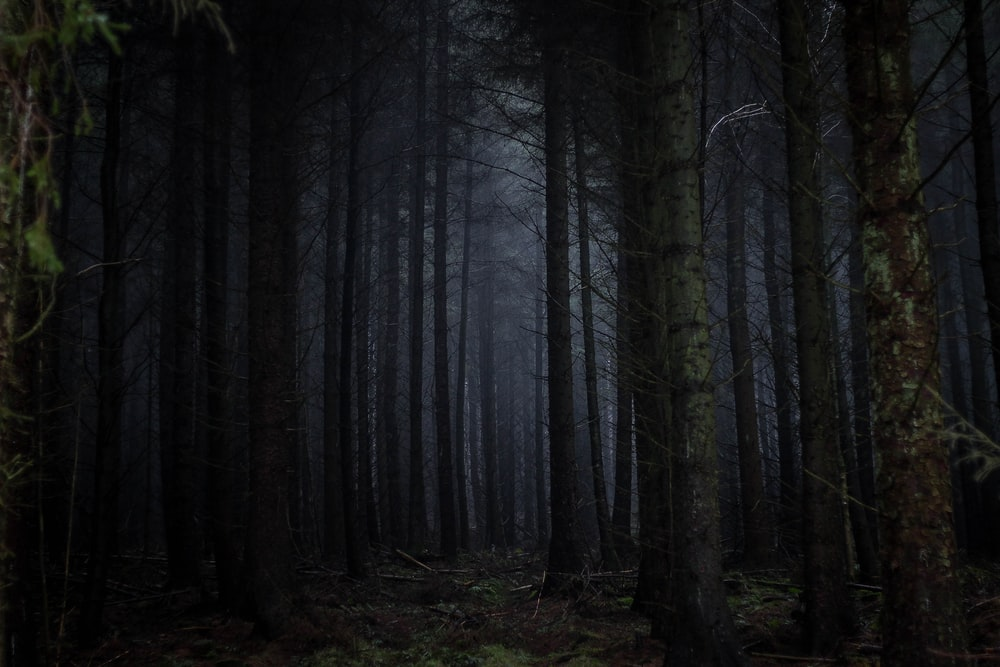
#> input picture 2. Computer Vision Basics and Image Augmentations/resources/histogram.jpg, 1000 x 667 px
$ jupyter execute --allow-errors '2.4 Histograms.ipynb'
#> lines starting #> are read from the running program, lines starting #| are printed output that depends on the picture
# 2.4 Histograms Tutorial
By Pac Hung and Zac Todd

The image used in this tutoial is large so examples maybe take a couple of secounds to run.

[cell 1]
import os
import math
import cv2
import numpy as np
import matplotlib.pyplot as plt


# Increase output size of images viewer
plt.rcParams['figure.figsize'] = [19, 10]


IMAGES_DIR = f"{os.getcwd()}/resources"

[cell 2]
img = plt.imread(f"{IMAGES_DIR}/histogram.jpg")
#> img is the input picture: shape (667, 1000, 3); mean R, G, B 20.4, 21, 22
plt.imshow(img)
plt.show()

Below is the histogram of the image in grey scale.

[cell 3]
def draw_gray_hist(img, title='original'):
#> called with title = 'original'
    gray_img = cv2.cvtColor(img, cv2.COLOR_RGB2GRAY)
    h, w = gray_img.shape[:2]
    pixelSequence = gray_img.reshape([h * w, ])
    numberBins = 256
    histogram, bins, patch = plt.hist(pixelSequence, numberBins,
                                      facecolor='black', histtype='bar')
#> histogram = 256 values, max 24332 at index 15, min 0 at index 3, mean 2605.5; bins = 257 values from 0 to 178; patch = 256 items
    plt.xlabel("gray label")
    plt.ylabel("number of pixels")
    plt.title(title)
    plt.axis([0, 255, 0, np.max(histogram)])
    plt.show()
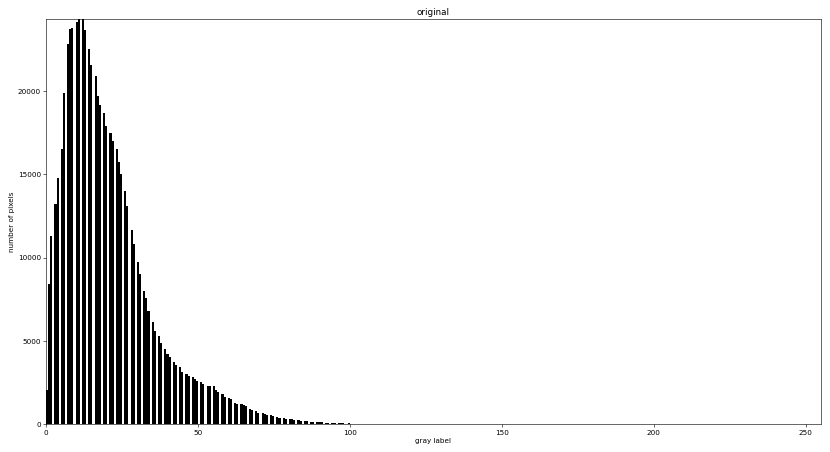
#> figure drawn by matplotlib, 1 panel; tallest bar 24332 high, from x = 10.43 to 11.12


draw_gray_hist(img)

[cell 4]
def histogram_transform(img, transform_func):
    '''
    Implement histogram transformation for each color channel of a image
    :param img: 3 channel image
    :param transform_func: histogram transformation function to be used
    :return: image after histogram transformation
    '''
    # implement histogram transformation for each color channel
    r = img[:, :, 0]
    g = img[:, :, 1]
    b = img[:, :, 2]

    r_out = transform_func(r)
    g_out = transform_func(g)
    b_out = transform_func(b)

    equalized_out = np.stack((r_out, g_out, b_out), axis=-1)
    draw_gray_hist(equalized_out, 'histogram_transformed')
    plt.imshow('histogram_transformed', equalized_out)
    plt.show()


def normalize_transform(img):
    '''
    Normalize the histogram of a grayscale image(or any one channel images)
    :param img: grayscale image(or any one channel images)
    :return: image after normalize transformation
    '''
    # find the global minimun and maximun of image array
    in_min, in_max = cv2.minMaxLoc(img)[:2]
#> in_min = 0; in_max = 177
    out_min, out_max = 0, 255

    # calculate a and b and output = a * img + b
    a = float(out_max - out_min) / (in_max - in_min)
#> a = 1.44
    b = out_min - a * out_min
#> b = 0
    output = a * img + b
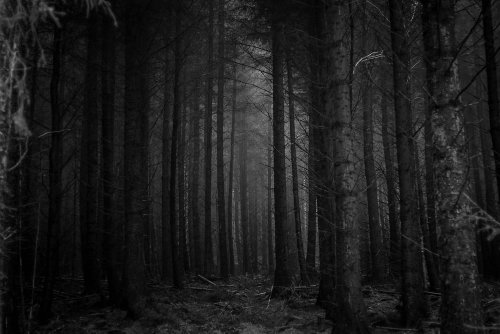
#> output: shape (667, 1000) float64 (shown at 1/2 size); min 0, max 255, mean 29.3
    output = output.astype(np.uint8)
    return output

#> (the rest of this cell did not finish here and is left out)

#> in histogram_transform, `equalized_out = np.stack((r_out, g_out, b_out), axis=-1)`:
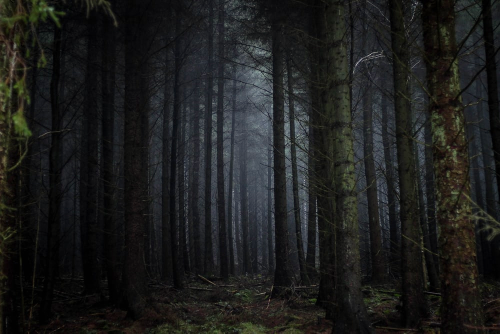
#> equalized_out: shape (667, 1000, 3) (shown at 1/2 size); mean of channels 0, 1, 2 28.9, 29.7, 29; drawn as R, G, B

[cell 5]
# [12 lines left out: function linear_transform, not called in this run]

#> (the rest of this cell did not finish here and is left out)

#> (a cell that did not finish here is left out)

#> in histogram_transform (call 2), `g_out = transform_func(g)`:
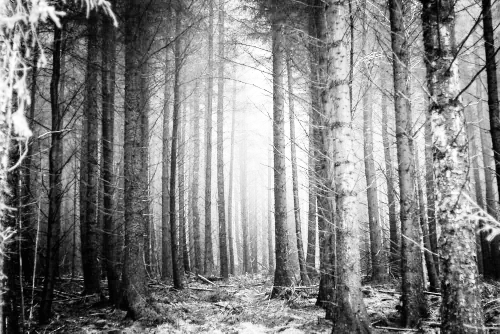
#> g_out: shape (667, 1000) (shown at 1/2 size); min 0, max 255, mean 130.1
#> in histogram_transform (call 2), `b_out = transform_func(b)`:
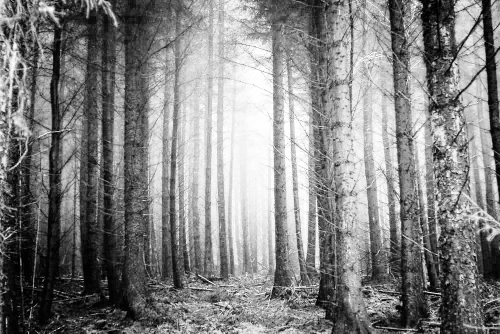
#> b_out: shape (667, 1000) (shown at 1/2 size); min 0, max 255, mean 129.7
#> in histogram_transform (call 2), `equalized_out = np.stack((r_out, g_out, b_out), axis=-1)`:
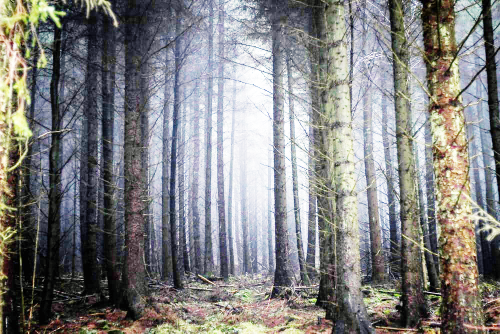
#> equalized_out: shape (667, 1000, 3) (shown at 1/2 size); mean of channels 0, 1, 2 130.3, 130.1, 129.7; drawn as R, G, B
#> call 3 of draw_gray_hist, with title = 'histogram_transformed'
#> in draw_gray_hist (call 3), `histogram, bins, patch = plt.hist(pixelSequence, numberBins, facecolor..`: histogram = 256 values, max 9896 at index 52, min 0 at index 16, mean 2605.5; bins = 257 values from 0 to 255
#> in draw_gray_hist (call 3), `plt.show()`:
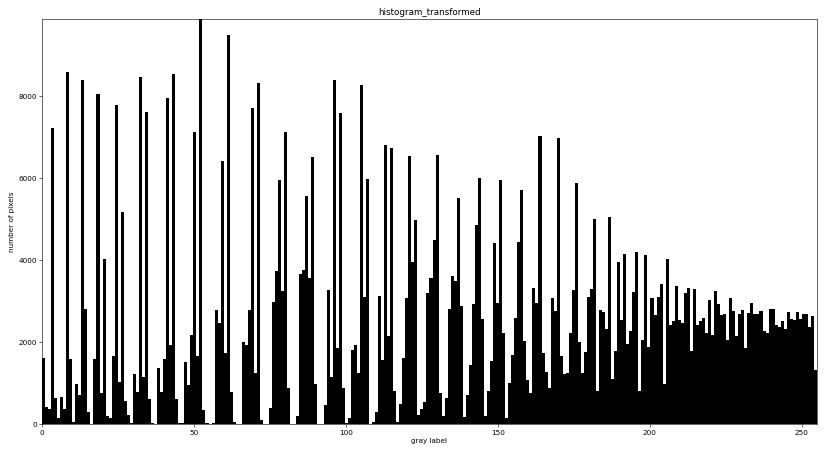
#> figure drawn by matplotlib, 1 panel; tallest bar 9896 high, from x = 51.8 to 52.79

[cell 7]
def equalize_transfrom_2(img):
    '''
    Equalize the histogram of a grayscale image(or any one channel images).
    The probability density function of the output images's histogram follows the discrete uniform distribution
    :param img: grayscale image(or any one channel images)
    :return: image after histogram equalization transformation
    '''
    h, w = img.shape
    # calculate the image's color histogram array
    gray_hist = np.zeros([256], np.uint64)
    for i in range(h):
        for j in range(w):
            gray_hist[img[i][j]] += 1

    # calculate the color histogram's discrete cumulative distribution
    cumulate_hist = np.zeros([256], np.uint32)
    for p in range(256):
        if p == 0:
            cumulate_hist[p] = gray_hist[0]
        else:
            cumulate_hist[p] = cumulate_hist[p - 1] + gray_hist[p]

    # calculate the histogram value mapping based on the (3-15) equation
    # of 'histogram eaualization.pdf'
    output_hist_map = np.zeros([256], np.uint8)
    cofficient = 255.0 / (h * w)
    for p in range(256):
        q = cofficient * float(cumulate_hist[p]) - 1
        if q >= 0:
            output_hist_map[p] = math.floor(q)
        else:
            output_hist_map[p] = 0

    # project each pixel value of original image to the equalized histogram map
    equalized_hist_img = np.zeros(img.shape, np.uint8)
    for i in range(h):
        for j in range(w):
            equalized_hist_img[i][j] = output_hist_map[img[i][j]]
    return equalized_hist_img

#> (the rest of this cell did not finish here and is left out)

#> call 4 of draw_gray_hist, with title = 'histogram_transformed'
#> in draw_gray_hist (call 4), `histogram, bins, patch = plt.hist(pixelSequence, numberBins, facecolor..`: histogram = 256 values, max 9353 at index 51, min 0 at index 85, mean 2605.5; bins = 257 values from 0 to 253
#> in draw_gray_hist (call 4), `plt.show()`:
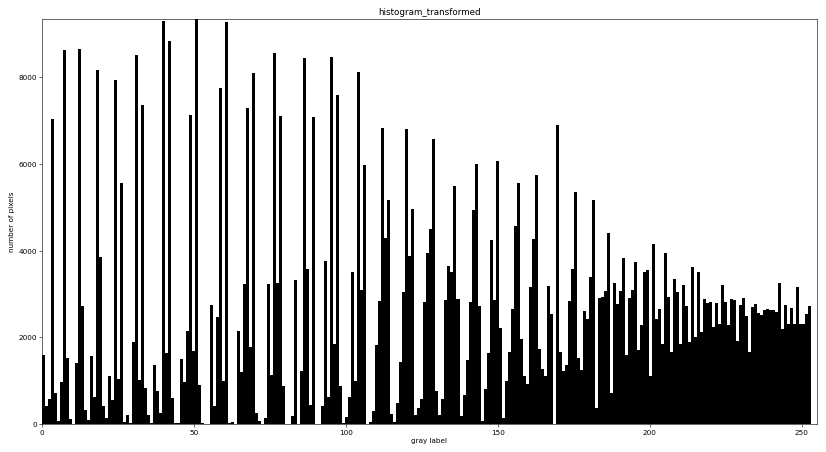
#> figure drawn by matplotlib, 1 panel; tallest bar 9353 high, from x = 50.4 to 51.39

$ run again, with 2. Computer Vision Basics and Image Augmentations/resources/cat_on_dog.jpg copied over 2. Computer Vision Basics and Image Augmentations/resources/histogram.jpg
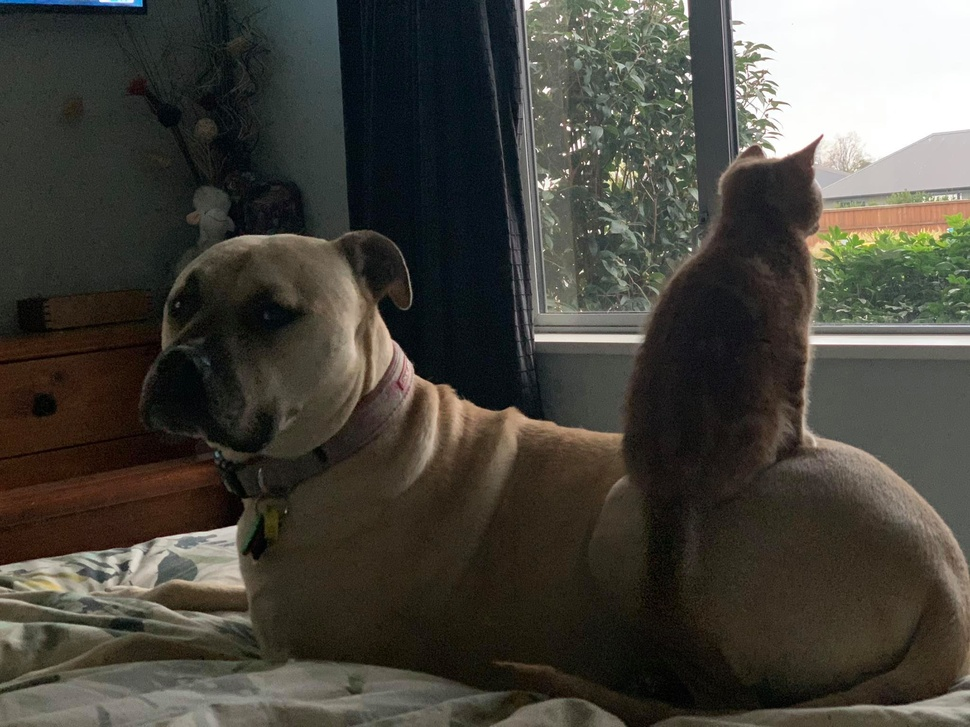
#> input picture 2. Computer Vision Basics and Image Augmentations/resources/cat_on_dog.jpg, 970 x 727 px, shrunk from 2048 x 1536 before the run
#> img is the input picture: shape (727, 970, 3); mean R, G, B 71.3, 68.9, 61.3
#> histogram = 256 values, max 11582 at index 251, min 85 at index 0, mean 2754.6; bins = 257 values from 0 to 255; patch = 256 items
#> in_min = 0; in_max = 255
#> a = 1
#> in normalize_transform, `b = out_min - a * out_min`: b = 0
#> in histogram_transform (call 2), `equalized_out = np.stack((r_out, g_out, b_out), axis=-1)`:
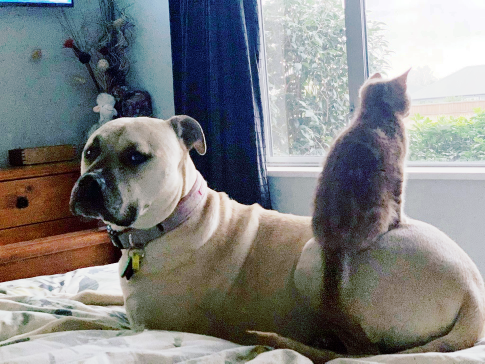
#> equalized_out: shape (727, 970, 3) (shown at 1/2 size); mean of channels 0, 1, 2 128.2, 128.5, 128.2; drawn as R, G, B
#> histogram = 256 values, max 7399 at index 248, min 0 at index 127, mean 2754.6; bins = 257 values from 0 to 254
#> in draw_gray_hist (call 4), `plt.show()`:
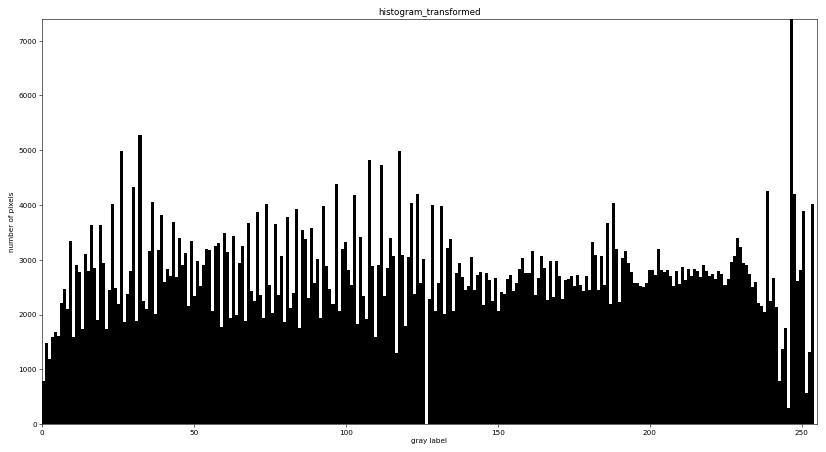
#> figure drawn by matplotlib, 1 panel; tallest bar 7399 high, from x = 246.1 to 247.1

$ run again, with 2. Computer Vision Basics and Image Augmentations/resources/color2.jpg copied over 2. Computer Vision Basics and Image Augmentations/resources/histogram.jpg
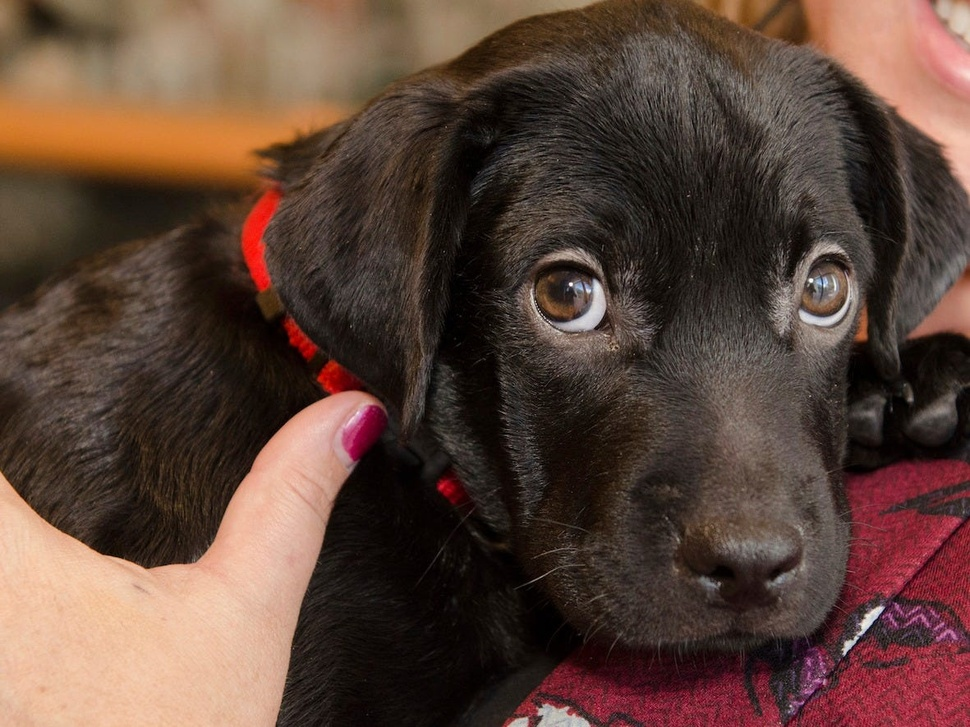
#> input picture 2. Computer Vision Basics and Image Augmentations/resources/color2.jpg, 970 x 727 px, shrunk from 1181 x 885 before the run
#> img is the input picture: shape (727, 970, 3); mean R, G, B 92.4, 67.9, 57.1
#> histogram = 256 values, max 6794 at index 26, min 0 at index 127, mean 2754.6; bins = 257 values from 0 to 254; patch = 256 items
#> in_min = 0; in_max = 255
#> a = 1
#> in normalize_transform, `b = out_min - a * out_min`: b = 0
#> in draw_gray_hist (call 3), `gray_img = cv2.cvtColor(img, cv2.COLOR_RGB2GRAY)`:
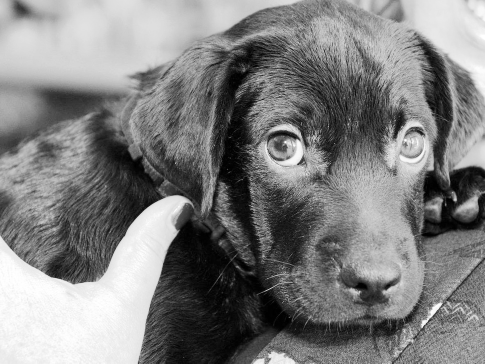
#> gray_img: shape (727, 970) (shown at 1/2 size); min 0, max 255, mean 127.7
#> histogram = 256 values, max 5375 at index 10, min 393 at index 6, mean 2754.6; bins = 257 values from 0 to 255
#> histogram = 256 values, max 4759 at index 26, min 0 at index 127, mean 2754.6; bins = 257 values from 0 to 254
#> in draw_gray_hist (call 4), `plt.show()`:
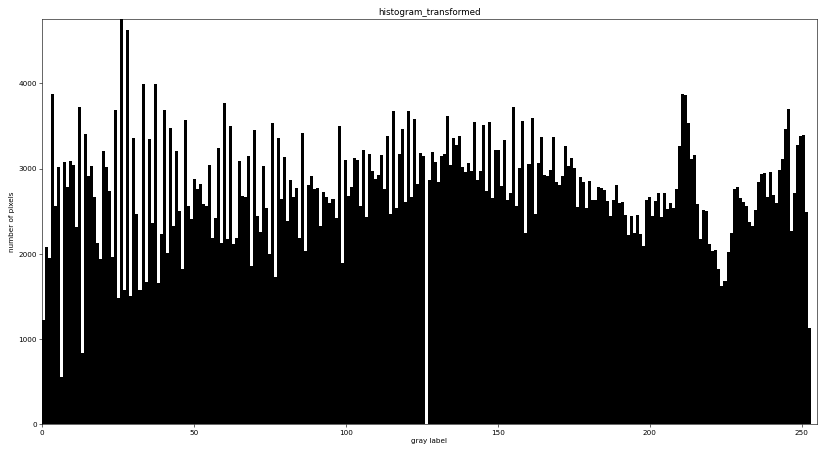
#> figure drawn by matplotlib, 1 panel; tallest bar 4759 high, from x = 25.8 to 26.79
